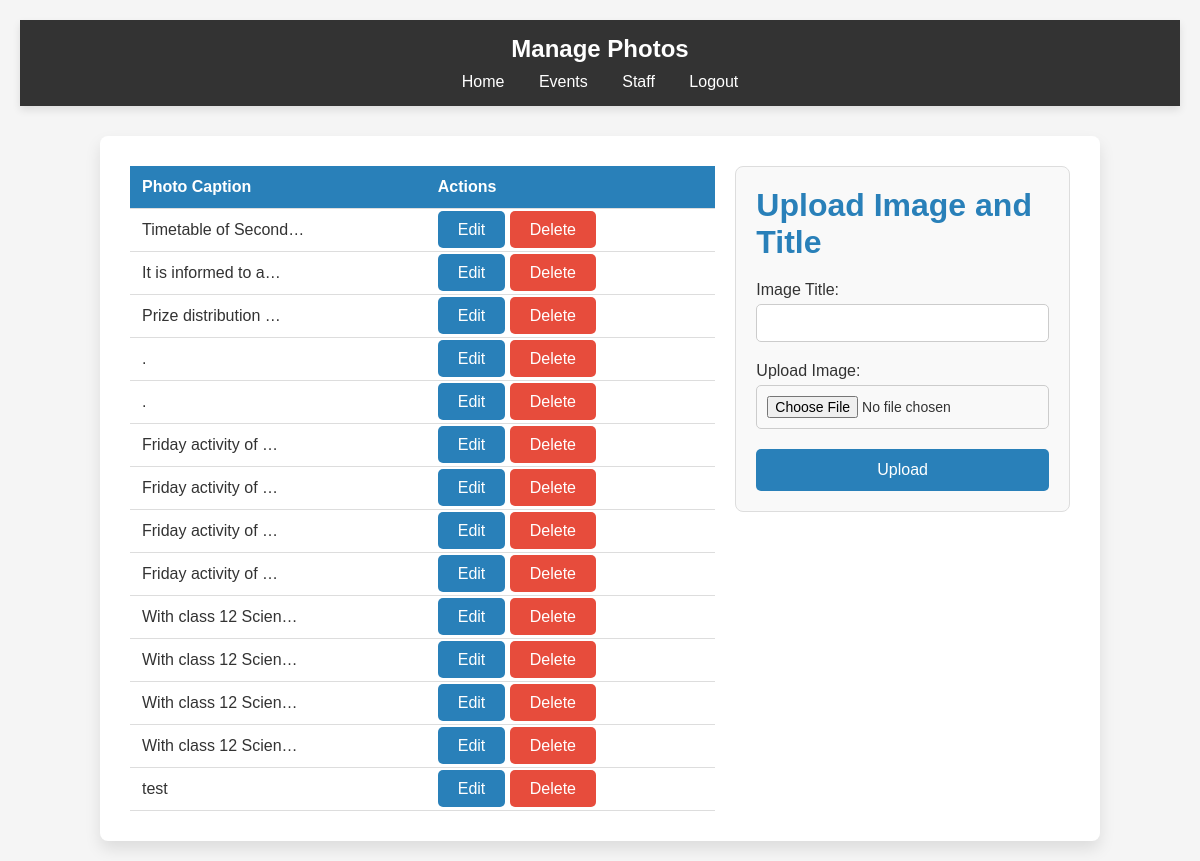
The page /Shree-Rastriya-Secondary-School/gallery/list (signed in) on the database its author committed.
### home/models.py (models this page shows)
class Gallery(models.Model):
    user = models.ForeignKey(User,on_delete=models.DO_NOTHING)
    name = models.CharField(max_length=100)
    image  = models.ImageField(blank=True)
    date = models.DateTimeField(auto_now_add=True)
    def __str__(self):
        return self.name

### home/views.py (the view)
# urls.py: path('Shree-Rastriya-Secondary-School/gallery/list',views.list_gallery,name='list-gallery'),
@login_required
def list_gallery(request):
    data = models.Gallery.objects.all()
    context = {
        'names':data
    }
    return render(request,'home/list_gallery.html',context)

### home/templates/home/list_gallery.html (shortened to what this page needs)
{% load static %}
<!DOCTYPE html>
<html lang="en">
<head>
</head>
<body>
    <div class="navbar">
        <h2>Manage Photos</h2>
        <div class="navbar-links">
            <a href="{% url 'home:home' %}">Home</a>
            <a href="{% url 'home:events' %}">Events</a>
            <a href="{% url 'home:staff-manage' %}">Staff</a>
            <a href="{% url 'home:logout' %}">Logout</a>
        </div>
    </div>
    <div class="container">
        <div class="left-section">
            {% if names %}
            <table>
                <thead>
                    <tr>
                        <th>Photo Caption</th>
                        <th>Actions</th>
                    </tr>
                </thead>
                <tbody>
                    {% for name in names %}
                    <tr>
                        <td>{{ name|truncatechars:20 }}</td>
                        <td>
                            <a href="{% url 'home:edit-gallery' name.id %}" class="edit-btn">Edit</a>
                            <a href="{% url 'home:del-gallery' name.id %}" class="delete-btn" onclick="return confirm('Are you sure you want to delete this image?')">Delete</a>
                        </td>
                    </tr>
                    {% endfor %}
                </tbody>
            </table>
            {% else %}
            <p>No images found. Please upload an image.</p>
            {% endif %}
        </div>
        <div class="right-section">
            <h1>Upload Image and Title</h1>
            <form action="{% url 'home:add-gallery' %}" method="POST" enctype="multipart/form-data">
                <div class="form-group">
                    <label for="title">Image Title:</label>
                    <input type="text" id="title" name="title" required>
                </div>
                <div class="form-group">
                    <label for="image">Upload Image:</label>
                    <input type="file" id="image" name="image" accept="image/*" required>
                </div>
                <button type="submit">Upload</button>
            </form>
        </div>
    </div>
</body>
</html>

### home/templates/home/list_gallery.html (style rules this page uses)
* { margin: 0; padding: 0; box-sizing: border-box; }
body { font-family: 'Arial', sans-serif; background-color: #f5f5f5; color: #333; padding: 20px; }
.navbar { background-color: #333; color: #fff; padding: 15px; text-align: center; box-shadow: 0 4px 8px rgba(0, 0, 0, 0.1); }
.navbar h2 { font-size: 24px; margin: 0; }
.navbar .navbar-links { margin-top: 10px; }
.navbar .navbar-links a { color: white; text-decoration: none; margin: 0 15px; font-size: 16px; }
.container { display: flex; justify-content: space-between; align-items: flex-start; background-color: #ffffff; padding: 30px; margin-top: 30px; border-radius: 8px; box-shadow: 0 8px 16px rgba(0, 0, 0, 0.1); max-width: 1000px; margin-left: auto; margin-right: auto; }
.left-section { flex: 2; margin-right: 20px; }
.right-section { flex: 1; background-color: #f9f9f9; padding: 20px; border: 1px solid #ddd; border-radius: 8px; }
.right-section h1 { color: #2980b9; margin-bottom: 20px; }
table { width: 100%; border-collapse: collapse; }
th, td { padding: 12px; text-align: left; border-bottom: 1px solid #ddd; }
th { background-color: #2980b9; color: white; }
.edit-btn, .delete-btn { padding: 10px 20px; color: white; text-decoration: none; border-radius: 5px; font-size: 16px; }
.edit-btn { background-color: #2980b9; }
.delete-btn { background-color: #e74c3c; }
form { display: grid; gap: 20px; }
.form-group { display: flex; flex-direction: column; }
label { font-size: 16px; margin-bottom: 5px; font-weight: 500; }
input[type="text"], input[type="file"] { padding: 10px; border: 1px solid #ccc; border-radius: 5px; font-size: 14px; }
button { background-color: #2980b9; color: white; padding: 12px 20px; border: none; border-radius: 5px; cursor: pointer; font-size: 16px; transition: background-color 0.3s ease; }

### rows shown on the page
Gallery: name "Timetable of Second…"
Gallery: name "It is informed to a…"
Gallery: name "Prize distribution …"
Gallery: name "."
Gallery: name "."
Gallery: name "Friday activity of …"
Gallery: name "Friday activity of …"
Gallery: name "Friday activity of …"
Gallery: name "Friday activity of …"
Gallery: name "With class 12 Scien…"
Gallery: name "With class 12 Scien…"
Gallery: name "With class 12 Scien…"
Gallery: name "With class 12 Scien…"
Gallery: name "test"
